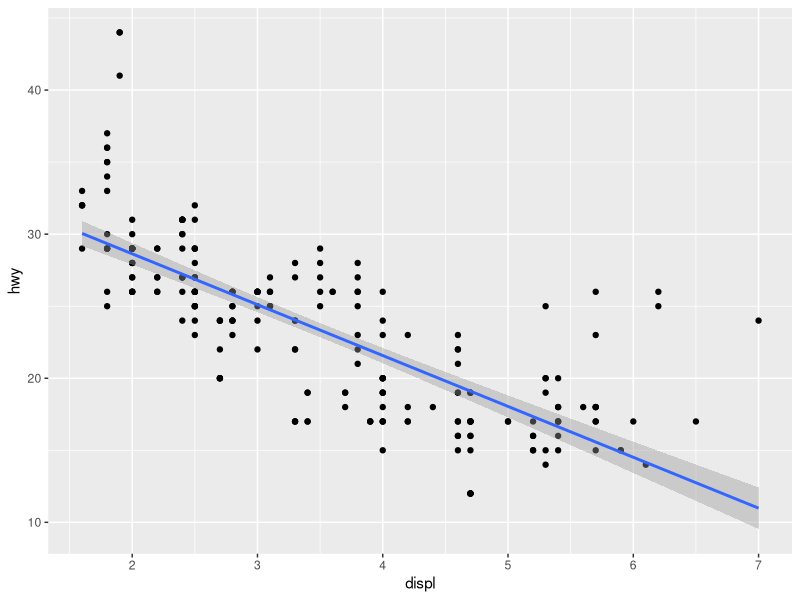
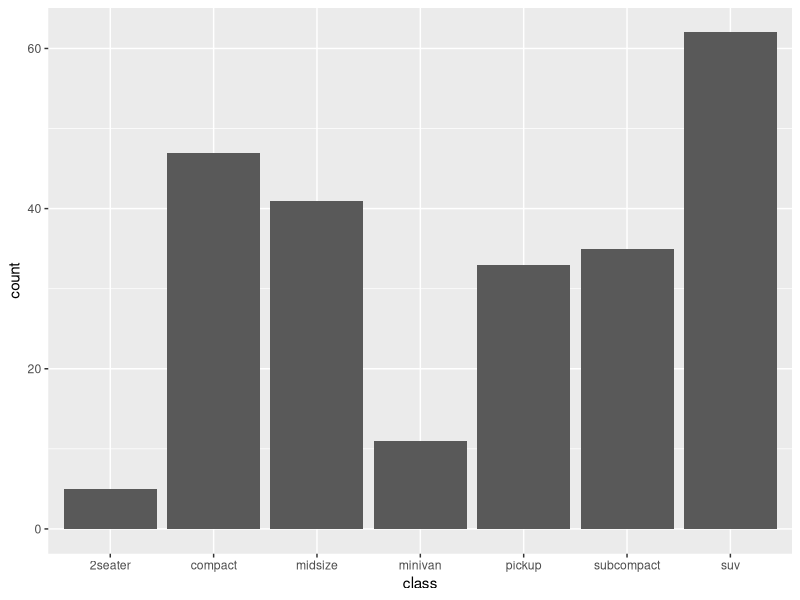
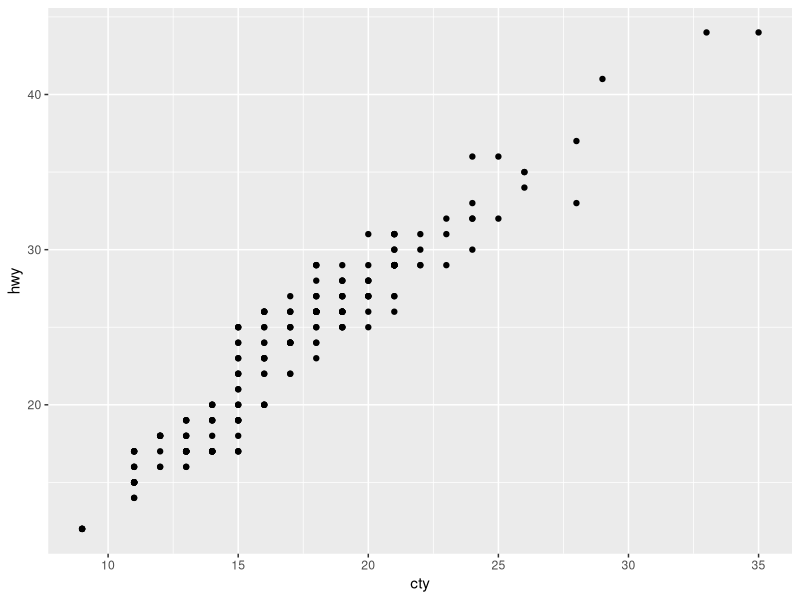

Generate these figures, in order, with R:
## ---- chunk 1
knitr::opts_chunk$set(echo = TRUE)
getwd()
# clear environment, console
rm(list = ls())
cat("\014")
## ---- chunk 2
my_variable <- 10
my_variable # typo! shouod be my_variable

library(tidyverse)

ggplot(mpg, aes(x = displ, y = hwy)) +
  geom_point() +
  geom_smooth(method = "lm")

# option shift k for keyboard shortcuts 

my_bar_plot <- ggplot(mpg, aes(x = class)) +
  geom_bar()
my_bar_plot
my_scatter_plot <- ggplot(mpg, aes(x = cty, y = hwy)) +
  geom_point()
my_scatter_plot
ggsave(filename = "mpg-plot.png", plot = my_bar_plot) # my bar plot is saved
